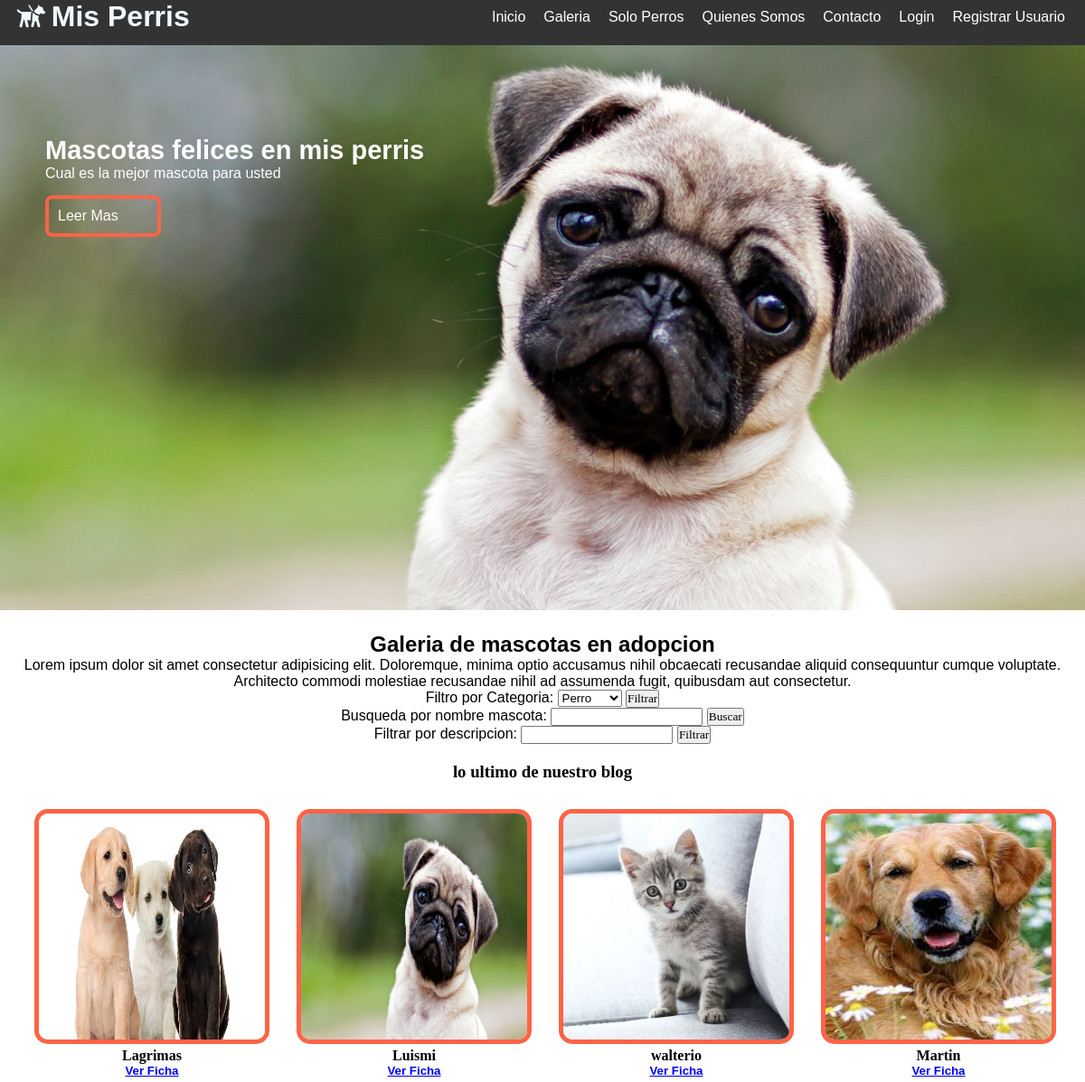
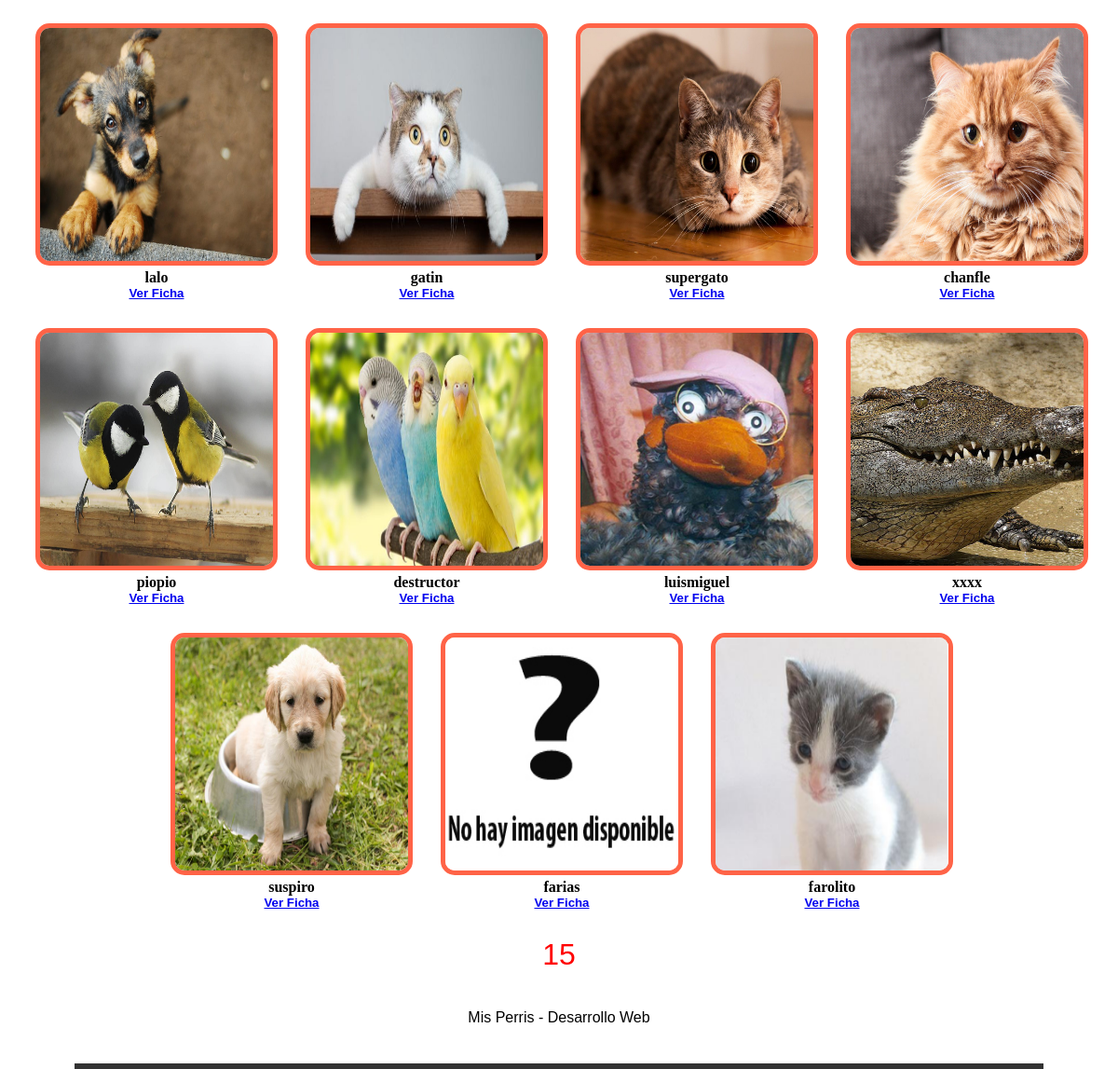
The page /filtro_categoria/ on the database its author committed (2 pictures, top to bottom).
### misPerris/models.py (models this page shows, shortened)
class Mascota(models.Model):
    nombre = models.CharField(primary_key=True,max_length=25)
    edad = models.IntegerField()
    descripcion = models.TextField()
    imagen = models.ImageField(upload_to='mascotas',default='mascotas/sinimagen.jpg')
    categoria = models.ForeignKey(Categoria, on_delete=models.CASCADE)
    publicar = models.BooleanField(default=False)
    comentario = models.TextField(default='--')
    usuario = models.CharField(null=True,max_length=45)
    dueno = models.CharField(max_length=45,default='--')

### misPerris/views.py (the view)
# urls.py: path('filtro_categoria/',filtro_categoria,name='FILTROC'),
def filtro_categoria(request):
    mascotas = Mascota.objects.all()
    cant = Mascota.objects.all().count()
    categorias = Categoria.objects.all()
    if request.POST:
        categoria = request.POST.get("cboCategoria")
        obj_cate = Categoria.objects.get(nombre=categoria)
        mascotas = Mascota.objects.filter(categoria=obj_cate).filter(publicar=True)
        cant = Mascota.objects.filter(categoria=obj_cate).filter(publicar=True).count()
    contexto = {"mascotas":mascotas,"categorias":categorias,"cantidad":cant}
    return render(request, "galeria.html",contexto)

### misPerris/templates/galeria.html (shortened to what this page needs)
{% extends "base.html" %}
{% load static %}
{% block css %}
<link rel="stylesheet" href="{% static 'dist/css/lightbox.css' %}">
{% endblock css %}
{% block contenido %}
<section id="bienvenida">
    <h2>Galeria de mascotas en adopcion</h2>
    <p>Lorem ipsum dolor sit amet consectetur adipisicing elit. Doloremque, minima optio accusamus nihil
        obcaecati recusandae aliquid consequuntur cumque voluptate. Architecto commodi molestiae recusandae
        nihil ad assumenda fugit, quibusdam aut consectetur.</p>
    <form action="{% url 'FILTROC' %}" method="post">
        Filtro por Categoria:
        <select name="cboCategoria" id="cboCategoria">
            {% for reg in categorias %}
            <option>{{reg.nombre}}</option>
            {% endfor %}
        </select>
        <input type="submit" value="Filtrar">
    </form>
    <form action="{% url 'BUSCARN' %}" method="post">
        Busqueda por nombre mascota:
        <input type="text" name="txtNombre" id="txtNombre">
        <input type="submit" value="Buscar">
    </form>
    <form action="{% url 'FILTROD' %}" method="post">
        Filtrar por descripcion:
        <input type="text" name="txtDesc" id="txtDesc">
        <input type="submit" value="Filtrar">
    </form>
</section>
<section id="blog">
    <h3>lo ultimo de nuestro blog</h3>
    <div class="contenedor">
        {% for reg in mascotas %}
        <article>
            <a href="{{reg.imagen.url}}" data-lightbox="perros" data-title="{{reg.descripcion}}">
                <img src="{{reg.imagen.url}}" alt="">
            </a>
            <h4>{{reg.nombre}}</h4>
            <h5>
                <a href="{% url 'FICHA' reg.nombre %}"> Ver Ficha</a>
            </h5>
        </article>
        {% endfor %}
    </div>
    <div style="text-align: center;color: red;font-size: xx-large;">
        {{cantidad}}
    </div>
</section>
{% endblock contenido %}

### misPerris/static/css/estilos.css (style rules this page uses)
* { margin: 0; padding: 0; font-family: Verdana, Geneva, Tahoma, sans-serif; }
.contenedor { width: 98%; margin: auto; }
#bienvenida { font-family: cursive; text-align: center; margin: 20px 0px }

### misPerris/static/css/bienvenida.css (style rules this page uses)
#bienvenida { font-family: cursive; text-align: center; margin: 20px 0px }

### misPerris/static/css/blog.css (style rules this page uses)
#blog { text-align: center; }
#blog h3, h4 ,input { text-align: center; font-family: cursive; }
#blog .contenedor { display: flex; justify-content: center; flex-wrap: wrap; margin: 15px; }
#blog .contenedor img { width: 250px; height: 250px; border: solid 5px tomato; border-radius: 15px; }
#blog article { margin:15px; }

### rows shown on the page
Mascota: imagen (picture), nombre "Lagrimas"
Mascota: imagen (picture), nombre "Luismi"
Mascota: imagen (picture), nombre "walterio"
Mascota: imagen (picture), nombre "Martin"
Mascota: imagen (picture), nombre "lalo"
Mascota: imagen (picture), nombre "gatin"
Mascota: imagen (picture), nombre "supergato"
Mascota: imagen (picture), nombre "chanfle"
Mascota: imagen (picture), nombre "piopio"
Mascota: imagen (picture), nombre "destructor"
Mascota: imagen (picture), nombre "luismiguel"
Mascota: imagen (picture), nombre "xxxx"
Mascota: imagen (picture), nombre "suspiro"
Mascota: imagen (picture), nombre "farias"
Mascota: imagen (picture), nombre "farolito"

### other values the page prints
{{ cantidad }} "15"
form field cboCategoria "Perro"
